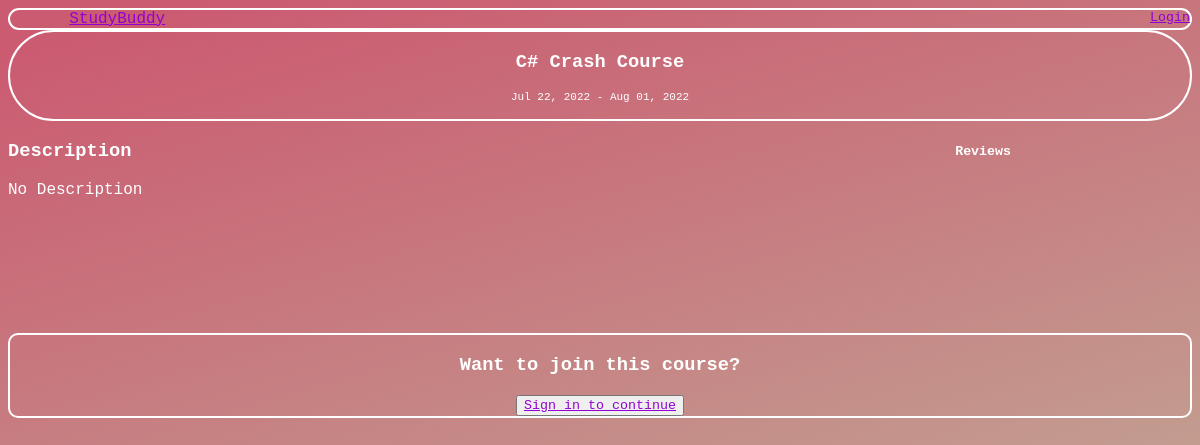
/course/3, run on the app's committed database.
### base/models.py (models this page shows, shortened)
class Course(models.Model):
    title = models.CharField(max_length=150)
    host = models.ForeignKey(User, on_delete=models.CASCADE)
    description = models.TextField(null=True, verbose_name='Course Descrtiption')
    start_date = models.DateTimeField(verbose_name='Course starts')
    end_date = models.DateTimeField(verbose_name='Course ends')
    class Meta:
        ordering = ['-start_date', '-end_date']

### base/views.py (the view, shortened to what this page needs)
class CourseView(DetailView, FormView):
    model = Course
    form_class = ParticipantForm
    template_name = 'base/course.html'
    context_object_name = 'course'
    pk_url_kwarg = 'course_id'
    def get_context_data(self, **kwargs):
        context = super().get_context_data(**kwargs)
        context['contact_form'] = ParticipantForm()
        return context

### base/templates/base/course.html (shortened to what this page needs)
{% extends 'main.html' %}
{% block content %}
<div class="course-card">
    <div class="course_title">
        <h3>{{course.title}}</h3>
        <p class="course-dates">{{course.start_date|date:"M d, Y"}} - {{course.end_date|date:"M d, Y"}}</p>
    </div>
    <div class="course-details">
        <div class="course-description">
            <h3>Description</h3>
            {% if course.description %}
            <p>{{course.description}}</p>
            {% else %}
            <p>No Description </p>
            {% endif %}
        </div>
        <div class="course-reviews">
            <h5>Reviews</h5>
        </div>
    </div>
    <div class="contact-form">
        <h3>Want to join this course?</h3>
        {% if request.user.is_authenticated %}
            <h5>Fill in the contact form</h5>
            <form action="" METHOD="POST">
                {% csrf_token %}
                {{contact_form.as_p}}
                <input id="join-button" type="submit" value="Join">
            </form>
        {% else %}
            <button><a href="{% url 'login' %}">Sign in to continue</a></button>
        {% endif %}
    </div>
</div>
{% endblock content %}

### templates/main.html (style rules this page uses)
* { font-family: 'Courier New'; color: white; }
body { height: 100vh; background: rgb(203,91,113); background: linear-gradient(164deg, rgba(203,91,113,1) 5%, rgba(191,187,158,1) 98%); }
a { color: darkviolet; }

### base/templates/base/course.html (style rules this page uses)
.course-details { display: grid; grid-template-columns: 4fr 1fr; }
.course-dates { font-size: 11px; }
.course_title { border: 2px solid; border-radius: 100px; text-align: center; }
.course-details { padding-bottom: 10%; }
.contact-form { text-align: center; border: 2px solid; border-radius: 10px; }

### data on the page
Course: title "C# Сrash Course", start_date "Jul 22, 2022", end_date "Aug 01, 2022"
